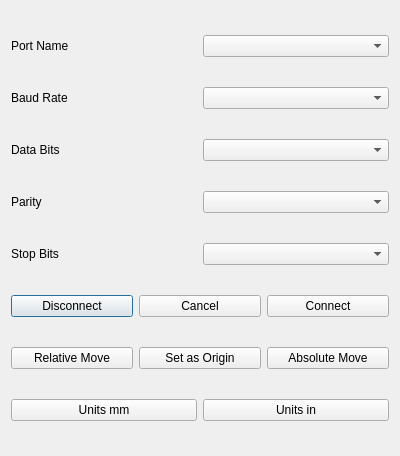
<?xml version="1.0" encoding="UTF-8"?>
<ui version="4.0">
 <class>ComPortPropertiesWindow</class>
 <widget class="QDialog" name="ComPortPropertiesWindow">
  <property name="geometry">
   <rect>
    <x>0</x>
    <y>0</y>
    <width>400</width>
    <height>456</height>
   </rect>
  </property>
  <property name="windowTitle">
   <string>Dialog</string>
  </property>
  <layout class="QVBoxLayout" name="verticalLayout">
   <item>
    <layout class="QHBoxLayout" name="horizontalLayout">
     <item>
      <widget class="QLabel" name="lblPortName">
       <property name="text">
        <string>Port Name</string>
       </property>
      </widget>
     </item>
     <item>
      <widget class="QComboBox" name="cbxPortName"/>
     </item>
    </layout>
   </item>
   <item>
    <layout class="QHBoxLayout" name="horizontalLayout_2">
     <item>
      <widget class="QLabel" name="lblBaud">
       <property name="text">
        <string>Baud Rate</string>
       </property>
      </widget>
     </item>
     <item>
      <widget class="QComboBox" name="cbxBaud"/>
     </item>
    </layout>
   </item>
   <item>
    <layout class="QHBoxLayout" name="horizontalLayout_3">
     <item>
      <widget class="QLabel" name="lblDataBits">
       <property name="text">
        <string>Data Bits</string>
       </property>
      </widget>
     </item>
     <item>
      <widget class="QComboBox" name="cbxDataBits"/>
     </item>
    </layout>
   </item>
   <item>
    <layout class="QHBoxLayout" name="horizontalLayout_4">
     <item>
      <widget class="QLabel" name="lblParity">
       <property name="text">
        <string>Parity</string>
       </property>
      </widget>
     </item>
     <item>
      <widget class="QComboBox" name="cbxParity"/>
     </item>
    </layout>
   </item>
   <item>
    <layout class="QHBoxLayout" name="horizontalLayout_5">
     <item>
      <widget class="QLabel" name="lblStopBits">
       <property name="text">
        <string>Stop Bits</string>
       </property>
      </widget>
     </item>
     <item>
      <widget class="QComboBox" name="cbxStopBits"/>
     </item>
    </layout>
   </item>
   <item>
    <layout class="QHBoxLayout" name="horizontalLayout_6">
     <item>
      <widget class="QPushButton" name="pbDisconnect">
       <property name="text">
        <string>Disconnect</string>
       </property>
      </widget>
     </item>
     <item>
      <widget class="QPushButton" name="pbCancel">
       <property name="text">
        <string>Cancel</string>
       </property>
      </widget>
     </item>
     <item>
      <widget class="QPushButton" name="pbConnect">
       <property name="text">
        <string>Connect</string>
       </property>
      </widget>
     </item>
    </layout>
   </item>
   <item>
    <layout class="QHBoxLayout" name="horizontalLayout_7">
     <item>
      <widget class="QPushButton" name="pbRelativeMove">
       <property name="text">
        <string>Relative Move</string>
       </property>
      </widget>
     </item>
     <item>
      <widget class="QPushButton" name="pbSetAsOrigin">
       <property name="text">
        <string>Set as Origin</string>
       </property>
      </widget>
     </item>
     <item>
      <widget class="QPushButton" name="pbAbsoluteMove">
       <property name="text">
        <string>Absolute Move</string>
       </property>
      </widget>
     </item>
    </layout>
   </item>
   <item>
    <layout class="QHBoxLayout" name="horizontalLayout_8">
     <item>
      <widget class="QPushButton" name="pbUnits_mm">
       <property name="text">
        <string>Units mm</string>
       </property>
      </widget>
     </item>
     <item>
      <widget class="QPushButton" name="pbUnits_in">
       <property name="text">
        <string>Units in</string>
       </property>
      </widget>
     </item>
    </layout>
   </item>
  </layout>
 </widget>
 <resources/>
 <connections/>
</ui>
